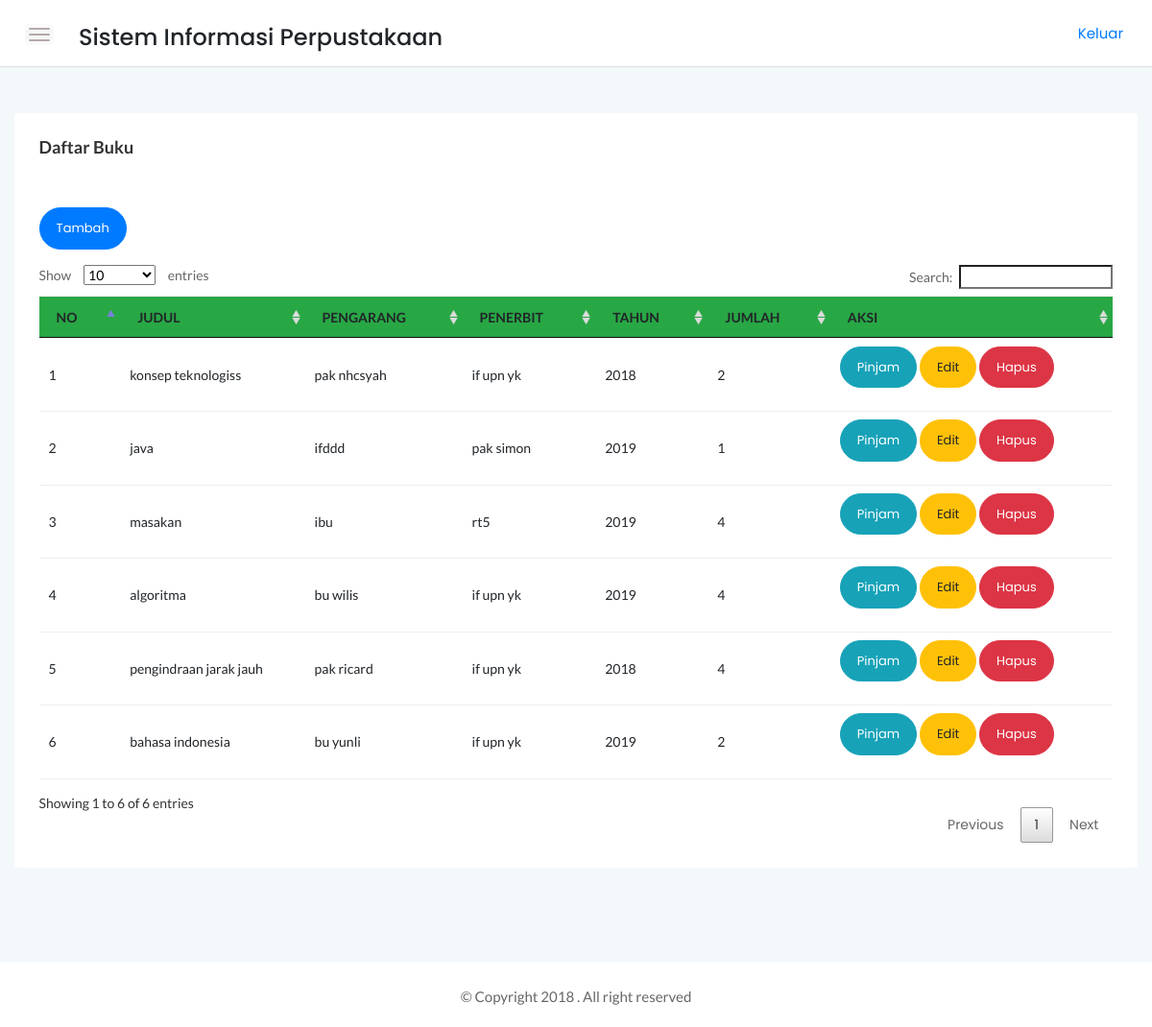
The app's page /srtdash/app/buku/buku.php (signed in) with its own data.
### tables this page shows
CREATE TABLE `buku` (
  `kode_register` char(20) NOT NULL,
  `judul` varchar(100) NOT NULL,
  `pengarang` varchar(100) NOT NULL,
  `penerbit` varchar(100) NOT NULL,
  `thn_terbit` int(4) NOT NULL,
  `jumlah` int(3) NOT NULL
);

### srtdash/function/functions.php (called while the page is built, shortened)
<?php
$link = mysqli_connect("localhost","root","", "perpustakaan");
function tampil($query){
global $link;
$result = mysqli_query($link,$query);
while ($row = mysqli_fetch_assoc($result)){
    $rows[] = $row;
}
return $rows;
}
?>

### srtdash/app/buku/buku.php (the view, shortened to what this page needs)
<?php
require '../../function/functions.php';
$buku = tampil("SELECT * FROM buku");
$no = 1;
?>
<!DOCTYPE html>
<html>
    <head>
        <link rel="stylesheet" href="../../assets/css/bootstrap.min.css">
        <link rel="stylesheet" href="../../assets/css/font-awesome.min.css">
        <link rel="stylesheet" href="../../assets/css/themify-icons.css">
        <link rel="stylesheet" href="../../assets/css/metisMenu.css">
        <link rel="stylesheet" href="../../assets/css/owl.carousel.min.css">
        <link rel="stylesheet" href="../../assets/css/slicknav.min.css">
        <link rel="stylesheet" href="../../assets/css/typography.css">
        <link rel="stylesheet" href="../../assets/css/default-css.css">
        <link rel="stylesheet" href="../../assets/css/styles.css">
        <link rel="stylesheet" href="../../assets/css/responsive.css">
        <link rel="stylesheet" href="../../assets/datatabel/DataTables-1.10.18/css/jquery.dataTables.css">
        <link rel="stylesheet" href="../../assets/datatabel/DataTables-1.10.18/css/dataTables.bootstrap.css">
    </head>
    <body>
    <div class="page-container">
        <div class="main-content">
            <div class="header-area">
                <div class="row align-items-center">
                    <div class="col-md-6 col-sm-8 clearfix">
                        <div class="nav-btn pull-left">
                            <span></span>
                            <span></span>
                            <span></span>
                        </div>
                        <div class="nav-btn pull-left">
                           <h4>Sistem Informasi Perpustakaan</h4>
                        </div>
                    </div>
                    <div class="col-md-6 col-sm-4 clearfix">
                            <ul class="notification-area pull-right">
                                <p><a href="../logout/logout.php">Keluar</a></p>
                            </ul>
                        </div>
                </div>
            </div>
            <div class="main-content-inner">
                <div class="sales-report-area mt-5 mb-5">
                   <div class="card">
                   <div class="card-body">
                   <h6 class="header-title mb-0">Daftar Buku</h6>
                   </div>
                            <div class="card-body">
                                <a class="btn btn-rounded btn-primary mb-3" href="tambah.php">Tambah</a>
                <table id="myTable"    width="100%">
                    <thead class="text-uppercase bg-success">
                        <tr>
                            <th>No</th>
                            <th>Judul</th>
                            <th>Pengarang</th>
                            <th>Penerbit</th>
                            <th>Tahun</th>
                            <th>Jumlah</th>
                            <th>Aksi</th>
                        </tr>
                    </thead>
                    <tbody>
                        <?php
                        foreach ($buku as $row) :
                        ?>
                        <tr>
                            <td><?= $no++;?></td>
                            <td><?= $row['judul'];?></td>
                            <td><?= $row['pengarang'];?></td>
                            <td><?= $row['penerbit'];?></td>
                            <td><?= $row['thn_terbit'];?></td>
                            <td><?= $row['jumlah'];?></td>
                            <td> <a class="btn btn-rounded btn-info mb-3" href="../peminjam/tambah.php?kode=<?=$row['kode_register'];?>">Pinjam</a>
                                <a class="btn btn-rounded btn-warning mb-3" href="edit.php?kode=<?=$row['kode_register'];?>">Edit</a>
                            <a class="btn btn-rounded btn-danger mb-3" href="hapus.php?kode=<?=$row['kode_register']; ?>" onclick="return confirm('Apakah Data Ingin Dihapus?')">Hapus</a></td>
                        </tr> <?php
                     endforeach;
                         ?>
                    </tbody>
        </table>
                  </div>
                     </div>
                </div>
            </div>
        </div>
        <footer>
            <div class="footer-area">
                <p>© Copyright 2018 . All right reserved</p>
            </div>
        </footer>
    </div>
</body>
</html>

### srtdash/assets/css/typography.css (style rules this page uses)
body { font-size: 14px; font-family: 'Lato', sans-serif; }
h1, h2, h3, h4, h5, h6 { margin: 0; font-family: 'Poppins', sans-serif; }
p { font-family: 'Lato', sans-serif; font-size: 15px; line-height: 26px; color: #444; margin-bottom: 0; }
a, a:visited { text-decoration: none; transition: all 0.3s ease-in-out; -webkit-transition: all 0.3s ease-in-out; -moz-transition: all 0.3s ease-in-out; -o-transition: all 0.3s ease-in-out; outline: 0; font-family: 'Poppins', sans-serif; }
p a, p a:visited { line-height: inherit; outline: 0; }
ul, ol { margin-bottom: 0px; margin-top: 0px; padding: 0; }
ul { margin: 0; list-style-type: none; }

### srtdash/assets/css/default-css.css (style rules this page uses)
* { margin: 0; padding: 0; box-sizing: border-box; }
*, *:before, *:after { -moz-box-sizing: border-box; -webkit-box-sizing: border-box; box-sizing: border-box; }
html { -webkit-font-smoothing: antialiased; }
body { background: #fff; font-weight: normal; -webkit-font-smoothing: antialiased; -webkit-text-size-adjust: 100%; }
:root { --primary-color: #4336FB; }

### srtdash/assets/css/styles.css (style rules this page uses)
.page-container { width: 100%; height: 100%; min-height: 100vh; padding-left: 280px; -webkit-transition: padding-left 0.3s ease 0s; transition: padding-left 0.3s ease 0s; }
.card { border: none; border-radius: 4px; background-color: #fff; -webkit-transition: all 0.3s ease 0s; transition: all 0.3s ease 0s; }
.card-body { padding: 25.6px; padding: 1.6rem; }
.main-content { width: 100%; background: #F3F8FB; }
.main-content-inner { padding: 0 30px 50px; }
.header-area { padding: 15px 30px; background: #fff; border-bottom: 1px solid #d8e3e7; }
.nav-btn { margin-right: 30px; margin-top: 10px; cursor: pointer; }
.nav-btn span { display: block; width: 22px; height: 2px; background: #b3aaaa; margin: 4px 0; border-radius: 15px; -webkit-transition: all 0.3s ease 0s; transition: all 0.3s ease 0s; box-shadow: 0 0 0 4px rgba(99, 96, 96, 0.03); }
.notification-area { -webkit-user-select: none; -moz-user-select: none; -ms-user-select: none; user-select: none; position: relative; z-index: 1; }
.header-title { font-family: 'Lato', sans-serif; font-size: 18px; font-weight: 600; letter-spacing: 0; color: #333; text-transform: capitalize; margin-bottom: 17px; }
.footer-area { text-align: center; padding: 23px 0 19px; background: #fff; }
.footer-area p { color: #676666; margin-bottom: 0; }
.btn { padding: 11px 17px; font-size: 13px; letter-spacing: 0; }
.btn-rounded { border-radius: 50px; }
table tr th { border-bottom: none; }
table tr th, table tr td { border-top: 1px solid rgba(120, 130, 140, 0.13) !important; }
table.dataTable.no-footer { border-bottom: 1px solid rgba(120, 130, 140, 0.13) !important; }
table.dataTable thead th, table.dataTable thead td { border-bottom-color: transparent; }

### srtdash/assets/css/responsive.css (style rules this page uses)
@media (min-width: 1200px) and (max-width: 1364px) { .main-content-inner { padding: 0 15px 50px; } }
@media (min-width: 1200px) and (max-width: 1364px) { .page-container, .sbar_collapsed.page-container { padding-left: 0; } }

### records on screen
buku: judul "konsep teknologiss", pengarang "pak nhcsyah", penerbit "if upn yk", thn_terbit "2018", jumlah "2"
buku: judul "java", pengarang "ifddd", penerbit "pak simon", thn_terbit "2019", jumlah "1"
buku: judul "masakan", pengarang "ibu", penerbit "rt5", thn_terbit "2019", jumlah "4"
buku: judul "algoritma", pengarang "bu wilis", penerbit "if upn yk", thn_terbit "2019", jumlah "4"
buku: judul "pengindraan jarak jauh", pengarang "pak ricard", penerbit "if upn yk", thn_terbit "2018", jumlah "4"
buku: judul "bahasa indonesia", pengarang "bu yunli", penerbit "if upn yk", thn_terbit "2019", jumlah "2"
